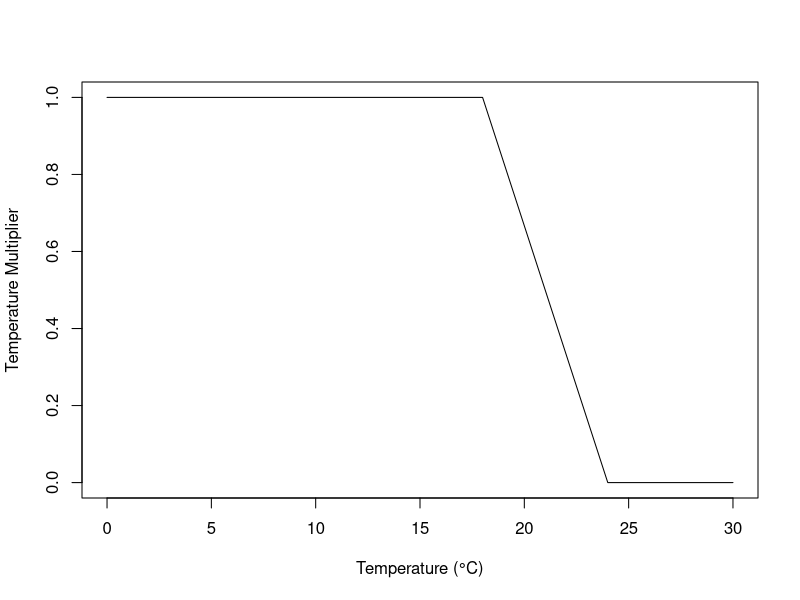
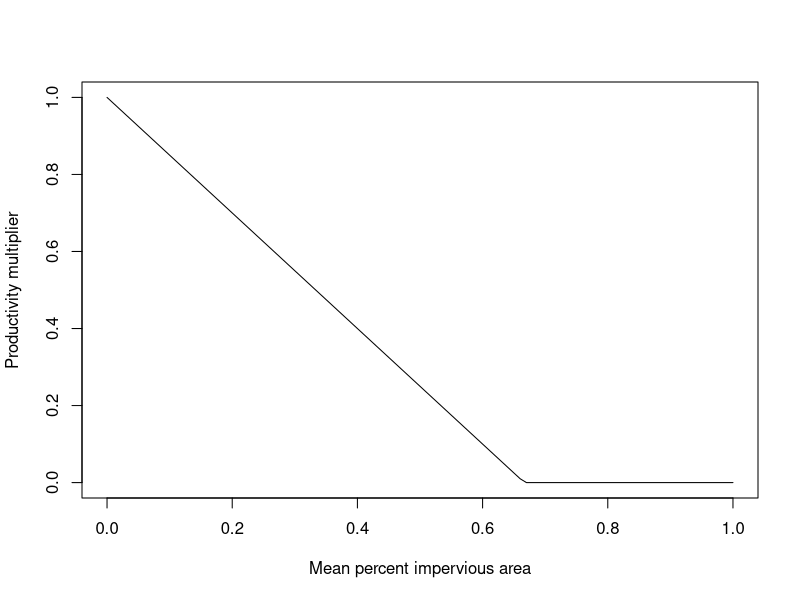
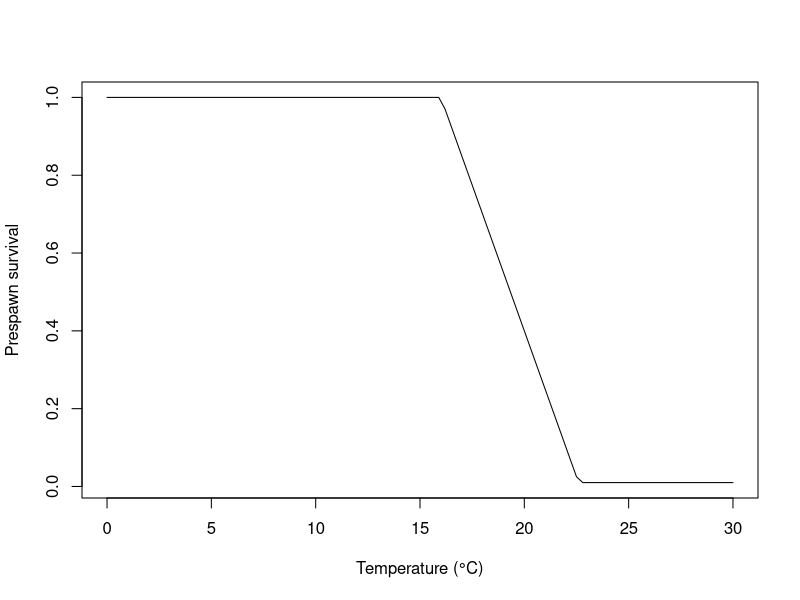

Write the R code that produced these figures, in order. (Note: this script raises an error after producing the figures.)
## ---- chunk 1
knitr::opts_chunk$set(echo = TRUE)
library(tidyverse)
## ---- chunk 2
tempmult <- function(temp) {
  ifelse(temp < 18,
           1,
           ifelse(temp >= 18 & temp < 24,
                  -(1/6) * temp + 4,
                  0))
}
plot(tempmult, 0, 30, xlab = 'Temperature (°C)', ylab = 'Temperature Multiplier')
## ---- chunk 3
imperv_mult <- function(perc_imperv) {
  ifelse(1.5 * perc_imperv > 1,
         1 - 1,
         1 - (1.5 * perc_imperv))
}
plot(imperv_mult, 0, 1, xlab = 'Mean percent impervious area', ylab = 'Productivity multiplier')
## ---- chunk 4
prespawn_surv <- function(temp) {
    ifelse(temp < 16,
           1,
           ifelse(temp >= 16 & temp < 22.6,
                  1 - 0.15*(temp - 16),
                  0.01))
  }
plot(prespawn_surv, 0, 30, xlab = 'Temperature (°C)', ylab = 'Prespawn survival')

## ---- chunk 5
chinook_mult %>%
  as.tibble() %>%
  arrange(Subbasin_num) %>%
  left_join(subbasin_names %>%
              select(Subbasin_num, Subbasin)) %>%
  select(-Subbasin_num)
